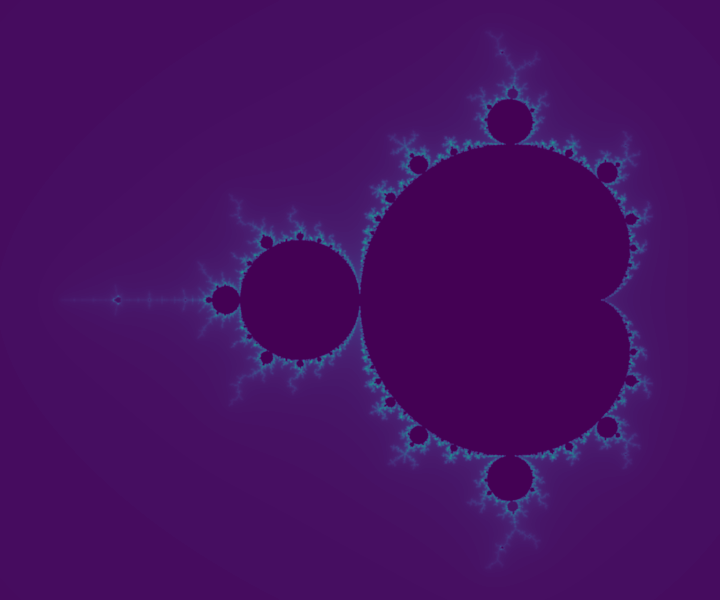

Write Python code to recreate this figure.
import numpy as np
import matplotlib.pyplot as plt

def mandelbrot_set(xmin, xmax, ymin, ymax, xn, yn, maxiter, horizon=2.0):
    X = np.linspace(xmin, xmax, xn, dtype=np.float32)
    Y = np.linspace(ymin, ymax, yn, dtype=np.float32)
    C = X + Y[:, None]*1j
    N = np.zeros(C.shape, dtype=int)
    Z = np.zeros(C.shape, np.complex64)
    for n in range(maxiter):
        I = np.less(abs(Z), horizon)
        N[I] = n
        Z[I] = Z[I]**2 + C[I]
    N[N == maxiter-1] = 0
    return Z, N


if __name__ == '__main__':
    xmin, xmax, xn = -2.25, +0.75, 3000/2
    ymin, ymax, yn = -1.25, +1.25, 2500/2
    iterations = 200
    horizon = 2.0 ** 40
    log = np.log(np.log(horizon))/np.log(2)
    Z, N = mandelbrot_set(xmin, xmax, ymin, ymax, xn, yn, iterations, horizon)

    with np.errstate(invalid='ignore'):
        M = np.nan_to_num(N + 1 -np.log(np.log(abs(Z)))/np.log(2) + log)

    dpi = 72
    width = 10
    height = 10*yn/xn
    fig = plt.figure(figsize=(width, height), dpi=dpi)
    ax = fig.add_axes([0.0, 0.0, 1.0, 1.0], frameon=False, aspect=1)
    plt.imshow(M, extent=[xmin, xmax, ymin, ymax], interpolation="bicubic")
    ax.set_xticks([])
    ax.set_yticks([])
    plt.show()
